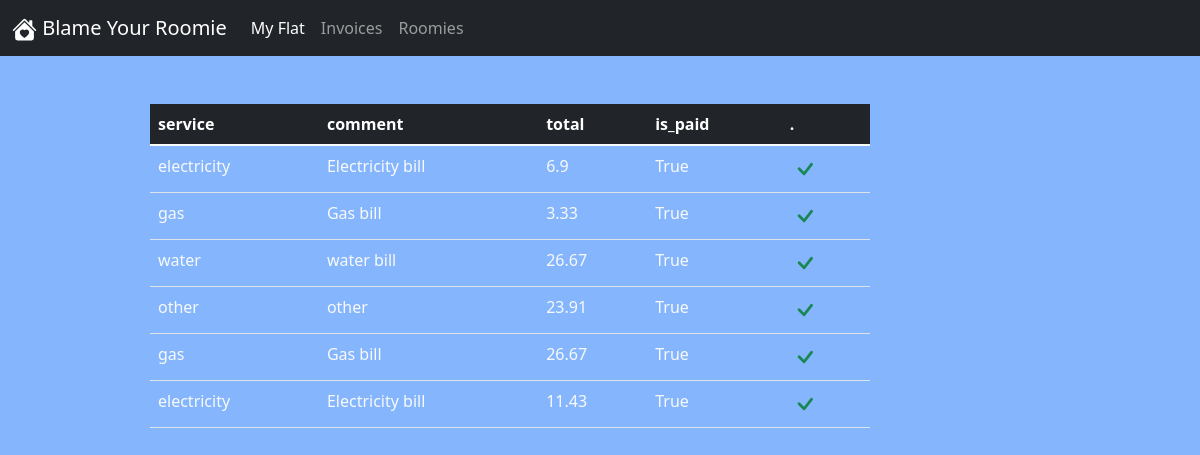
Page /roomies/d3c26c2202c64835b06f8905cb1ea737 on the committed database.
### views/byr/models.py (models this page shows, shortened)
class Invoice(db.Model):
    __tablename__ = "invoices"
    id = db.Column(db.String(32), primary_key=True)
    apartment_id = db.Column(db.String(32), db.ForeignKey('apartments.id'))
    total = db.Column(db.Float)
    service = db.Column(db.String(40))
    date_start = db.Column(db.Date)
    date_end = db.Column(db.Date)
    comment = db.Column(db.String(200), nullable=True)
    is_paid = db.Column(db.Boolean)
    debts = db.relationship('Debt', backref='invoices', lazy=True)

class Debt(db.Model):
    __tablename__ = "debts"
    id = db.Column(db.String(32), primary_key=True)
    invoice_id = db.Column(db.String(32), db.ForeignKey("invoices.id"))
    roomie_id = db.Column(db.String(32), db.ForeignKey('roomies.id'))
    total = db.Column(db.Float)
    is_paid = db.Column(db.Boolean)
    @property
    def invoice(self):
        return Invoice.query.filter_by(id=self.invoice_id).first()
    def public(self):
        return {
            "service": self.invoice.service,
            "comment": self.invoice.comment,
            "total": round(self.total,2),
            "is_paid": self.is_paid,
            "id": self.id,
            }

### views/byr/routes.py (the view)
@test_auth.auth
@byr.route("/roomies/<roomie_id>", methods=["GET", "POST"])
def t_roomie_debt(roomie_id):
    roomie = Roomie.query.filter_by(id=roomie_id).first()
    elements=list(map(lambda debt: debt.public(), roomie.debts)) if len(roomie.debts) >= 0 else None
    return render_template("debts.html", elements=elements, button_text = "Pay!")

### templates/debts.html (shortened to what this page needs)
{%extends "base.html"%}
{%block main%}
{%if elements%}
<div style="width: 75%;">
{%include "table.html"%}
</div>
{%else%}
<p>No debts</p>
{%endif%}
{%endblock%}

### templates/table.html (shortened to what this page needs)
<table class="table text-light" style="width: 80%;" id="table">
    {%if elements%}
    <thead class="table-dark">
      <tr>
      {%for e in elements[0].keys()%}
        {%if e == "id"%}
        <th scope="col">.</th>
        {%else%}
        <th scope="col">{{e}}</th>
        {%endif%}
      {%endfor%}
      </tr>
    </thead>
    <tbody id="tbody" class="table-group-divider">
      {%for e in elements%}
      <tr>
        {%for k, field in e.items()%}
        <td scope="row" class="table_{{k}}">{{field}}</td>
        {%endfor%}
      </tr>
      {%endfor%}
    </tbody>
    {%endif%}
</table>

### rows in the picture
Invoice: service "electricity", comment "Electricity bill"
Invoice: service "gas", comment "Gas bill"
Invoice: service "water", comment "water bill"
Invoice: service "other", comment "other"
Invoice: service "gas", comment "Gas bill"
Invoice: service "electricity", comment "Electricity bill"

### other values in the picture
{{ e }} "service" "comment" "total" "is_paid"
{{ field }} "6.9" "True" "3.33" "True" "26.67" "True" "23.91" "True" "26.67" "True" "11.43" "True"
